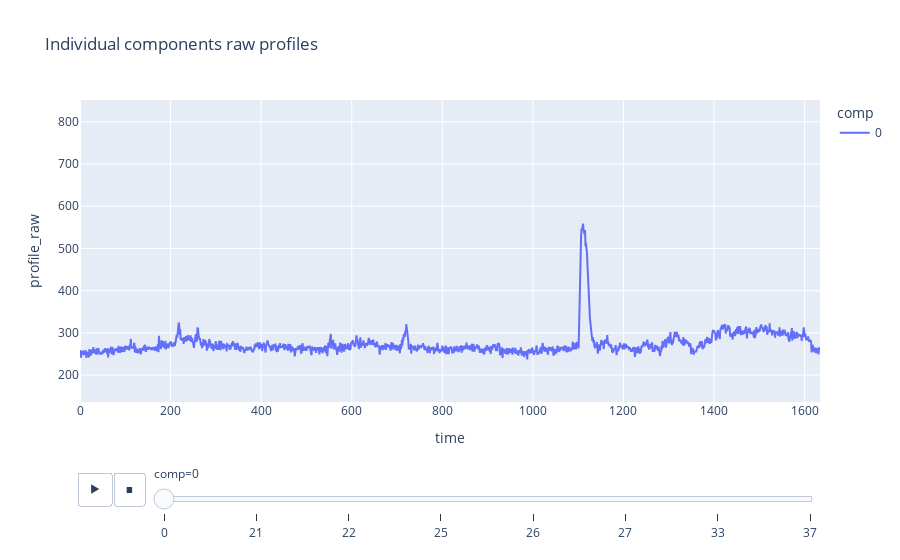

Notebook source saved alongside this figure:
### Markdown cell above
#### Data uploading and scaling

### Code cell
total_df = pd.read_csv('ctrl_data/f_7_output_df.csv')
print(total_df.head())


# https://stackoverflow.com/questions/66399486/how-to-find-out-peak-rise-and-decay

def signaltonoise(a, axis=0, ddof=0):
    a = np.asanyarray(a)
    m = a.mean(axis)
    sd = a.std(axis=axis, ddof=ddof)
    return np.where(sd == 0, 0, m/sd)

def norm_profiles_to_arr(input_df):
    """ Normilize Ca profiles in 0-1 range
    Return: np array [component, raw_profile, norm_profile]
    """
    output_arr = []
    comp_list = np.array(total_df.comp.unique())
    for comp in comp_list:
        comp_profile_raw = np.array(input_df['profile_raw'][input_df['comp'] == comp])
        # comp_profile_norm = (comp_profile_raw-np.min(comp_profile_raw)) / (np.max(comp_profile_raw) - np.min(comp_profile_raw))  # custom func
        comp_profile_norm = preprocessing.minmax_scale(comp_profile_raw)
        output_arr.append([comp_profile_raw, comp_profile_norm])
    return np.asarray(output_arr)


norm_profiles = norm_profiles_to_arr(total_df)

# raw profiles view
fig=px.line(total_df,
            y='profile_raw',
            x='time',
            color='comp',
            animation_frame="comp",
            title='Individual components raw profiles')
fig.update(layout_yaxis_range = [min(total_df.profile_raw),max(total_df.profile_raw)])
fig.show()

### Figure 1 — Plotly figure (JSON) as saved in the notebook; plotly's stock layout.template omitted (floating-point values rounded to 4 significant figures; data arrays with more than 128 entries replaced by an {"elided": "..."} marker saying what was removed)
{"data": [{"hovertemplate": "comp=0<br>time=%{x}<br>profile_raw=%{y}<extra></extra>", "legendgroup": "0", "line": {"color": "#636efa", "dash": "solid"}, "marker": {"symbol": "circle"}, "mode": "lines", "name": "0", "orientation": "v", "showlegend": true, "type": "scatter", "x": {"elided": "1500 float values"}, "xaxis": "x", "y": {"elided": "1500 float values"}, "yaxis": "y"}], "layout": {"legend": {"title": {"text": "comp"}, "tracegroupgap": 0}, "sliders": [{"active": 0, "currentvalue": {"prefix": "comp="}, "len": 0.9, "pad": {"b": 10, "t": 60}, "steps": [{"args": [["0"], {"frame": {"duration": 0, "redraw": false}, "fromcurrent": true, "mode": "immediate", "transition": {"duration": 0, "easing": "linear"}}], "label": "0", "method": "animate"}, {"args": [["21"], {"frame": {"duration": 0, "redraw": false}, "fromcurrent": true, "mode": "immediate", "transition": {"duration": 0, "easing": "linear"}}], "label": "21", "method": "animate"}, {"args": [["22"], {"frame": {"duration": 0, "redraw": false}, "fromcurrent": true, "mode": "immediate", "transition": {"duration": 0, "easing": "linear"}}], "label": "22", "method": "animate"}, {"args": [["25"], {"frame": {"duration": 0, "redraw": false}, "fromcurrent": true, "mode": "immediate", "transition": {"duration": 0, "easing": "linear"}}], "label": "25", "method": "animate"}, {"args": [["26"], {"frame": {"duration": 0, "redraw": false}, "fromcurrent": true, "mode": "immediate", "transition": {"duration": 0, "easing": "linear"}}], "label": "26", "method": "animate"}, {"args": [["27"], {"frame": {"duration": 0, "redraw": false}, "fromcurrent": true, "mode": "immediate", "transition": {"duration": 0, "easing": "linear"}}], "label": "27", "method": "animate"}, {"args": [["33"], {"frame": {"duration": 0, "redraw": false}, "fromcurrent": true, "mode": "immediate", "transition": {"duration": 0, "easing": "linear"}}], "label": "33", "method": "animate"}, {"args": [["37"], {"frame": {"duration": 0, "redraw": false}, "fromcurrent": true, "mode": "immediate", "transition": {"duration": 0, "easing": "linear"}}], "label": "37", "method": "animate"}], "x": 0.1, "xanchor": "left", "y": 0, "yanchor": "top"}], "title": {"text": "Individual components raw profiles"}, "updatemenus": [{"buttons": [{"args": [null, {"frame": {"duration": 500, "redraw": false}, "fromcurrent": true, "mode": "immediate", "transition": {"duration": 500, "easing": "linear"}}], "label": "&#9654;", "method": "animate"}, {"args": [[null], {"frame": {"duration": 0, "redraw": false}, "fromcurrent": true, "mode": "immediate", "transition": {"duration": 0, "easing": "linear"}}], "label": "&#9724;", "method": "animate"}], "direction": "left", "pad": {"r": 10, "t": 70}, "showactive": false, "type": "buttons", "x": 0.1, "xanchor": "right", "y": 0, "yanchor": "top"}], "xaxis": {"anchor": "y", "domain": [0, 1], "title": {"text": "time"}}, "yaxis": {"anchor": "x", "domain": [0, 1], "range": [136.4, 851.6], "title": {"text": "profile_raw"}}}}
